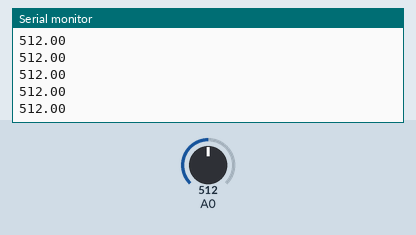
Simulated run of this sketch. Board: Arduino Uno, built with avr-gcc and run on an emulated ATmega328P. Shown: the last lines printed to the serial monitor. The test bench sets the inputs (shaded band); at power-on: A0 = 512.

Above: at 1.2 s.
1.3 s: A0 set to 716
At 2.0 s:
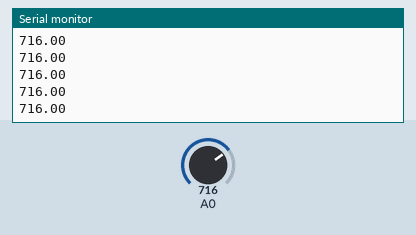
2.8 s: A0 set to 900
At 3.6 s:
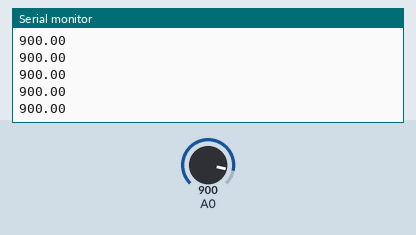
Timing chart, 0 to 5.8 s (numbered marks = the images above; inputs shaded):
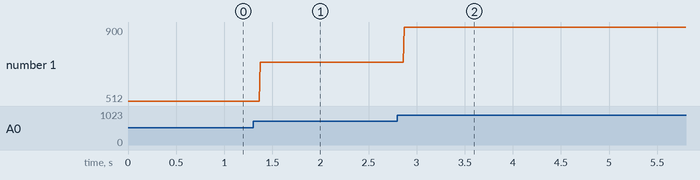

The sketch:

Expt_3.a_Connecting_Gas_sensor_to_Arduino.ino
```cpp
void setup()
{
 Serial.begin(9600);
}

void loop()
{
  float sensorval;
  sensorval = analogRead(A0);
  Serial.print(sensorval);
  Serial.println();
}
```

Measured:
- after the input at 1.3 s, the serial monitor: prints a new line after 0.07 s (image 1)
- after the input at 2.8 s, the serial monitor: prints a new line after 0.07 s (image 2)
- plotted number 1: 512 → 716 after the input at 1.3 s, 716 → 900 after the input at 2.8 s
